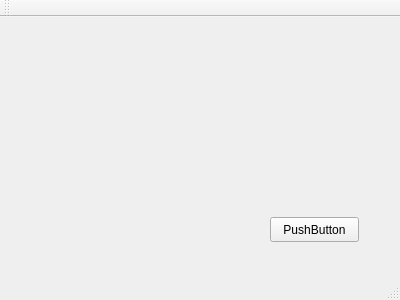
<?xml version="1.0" encoding="UTF-8"?>
<ui version="4.0">
 <class>MainWindow</class>
 <widget class="QMainWindow" name="MainWindow">
  <property name="geometry">
   <rect>
    <x>0</x>
    <y>0</y>
    <width>400</width>
    <height>300</height>
   </rect>
  </property>
  <property name="windowTitle">
   <string>MainWindow</string>
  </property>
  <widget class="QWidget" name="centralWidget">
   <widget class="QPushButton" name="pushButton">
    <property name="geometry">
     <rect>
      <x>270</x>
      <y>200</y>
      <width>89</width>
      <height>25</height>
     </rect>
    </property>
    <property name="text">
     <string>PushButton</string>
    </property>
   </widget>
  </widget>
  <widget class="QMenuBar" name="menuBar">
   <property name="geometry">
    <rect>
     <x>0</x>
     <y>0</y>
     <width>400</width>
     <height>28</height>
    </rect>
   </property>
  </widget>
  <widget class="QToolBar" name="mainToolBar">
   <attribute name="toolBarArea">
    <enum>TopToolBarArea</enum>
   </attribute>
   <attribute name="toolBarBreak">
    <bool>false</bool>
   </attribute>
  </widget>
  <widget class="QStatusBar" name="statusBar"/>
 </widget>
 <layoutdefault spacing="6" margin="11"/>
 <resources/>
 <connections/>
</ui>
